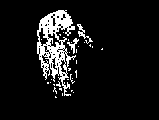
#> input picture MP2/palm.bmp, 159 x 120 px, found by its file name
$ python homework2.py
#> lines starting #> are read from the running program, lines starting #| are printed output that depends on the picture; after the words box and inside, x2 and y2 are one past the last pixel; in counts of white or black regions, pixels touching at a corner belong together
import numpy as np
import matplotlib.pyplot as plt

image = plt.imread('./MP2/palm.bmp', format='bmp').copy()
#> image is the input picture: shape (120, 159, 4); mean R, G, B, A 21.8, 21.8, 21.8, 255
image_map = np.zeros((image.shape[0], image.shape[1]), dtype=int)
for i in range(0, image.shape[0]):
  for j in range(0, image.shape[1]):
    if image[i,j][0] > 0:
      image_map[i,j] = 0
    else:
      image_map[i,j] = 1
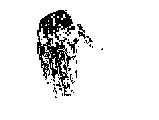
#> image_map: shape (120, 159) int64; values 0 (black) and 1 (white), 91.5% white; 32 black regions (29 under 20 px), largest, box (x1, y1, x2, y2) and area: (37, 10, 76, 96) 1378, (77, 24, 93, 44) 79, (67, 38, 79, 54) 61

# im_bin_ = np.ones((image.shape[0], image.shape[1]), dtype=int)
# kernal = np.ones((3,3), dtype=int)

### Dialation
def dilate(im, kernel_size):
    im_bin = np.copy(im)
    kernel_half = kernel_size // 2
    for i in range(kernel_half, im.shape[0] - kernel_half):
        for j in range(kernel_half, im.shape[1] - kernel_half):
            if np.any(im[i - kernel_half:i + kernel_half + 1, j - kernel_half:j + kernel_half + 1] == 0):
                im_bin[i, j] = 0
            else:
                im_bin[i, j] = 1
    return im_bin

### Erosion
def erode(im, kernel_size):
    im_bin = np.copy(im)
    kernel_half = kernel_size // 2
    for i in range(kernel_half, im.shape[0] - kernel_half):
        for j in range(kernel_half, im.shape[1] - kernel_half):
            if np.any(im[i - kernel_half:i + kernel_half + 1, j - kernel_half:j + kernel_half + 1] == 1):
                im_bin[i, j] = 1
            else:
                im_bin[i, j] = 0
    return im_bin


### Closing
def close(im, kernal_size):
  im_bin = dilate(im, kernal_size)
  im_bin = erode(im_bin, kernal_size)
  return im_bin

def open(im, kernal_size):
  im_bin = erode(im, kernal_size)
  im_bin = dilate(im_bin, kernal_size)
  return im_bin

def boundary(im):
  im_bin = np.copy(im)
  for i in range(1, im.shape[0]-1):
    for j in range(1, im.shape[1]-1):
      if im[i,j] == 0 and np.any(im[i-1:i+2, j-1:j+2] == 1):
        im_bin[i,j] = 0
      else:
        im_bin[i,j] = 1
  return im_bin

######SETUP FOR PALM IMAGE######
im_bin = dilate(dilate(dilate(dilate(image_map, 5), 3),3),3)
#> after the loop in dilate, `for i in range(kernel_half, im.shape[0] - kernel_half):`: im_bin: shape (120, 159) int64; values 0 (black) and 1 (white), 81.3% white; 2 black regions, box (x1, y1, x2, y2) and area: (35, 8, 95, 100) 3534, (99, 46, 105, 52) 35
#> call 2 of dilate, with kernel_size = 3
#> after the loop in dilate (call 2), `for i in range(kernel_half, im.shape[0] - kernel_half):`:
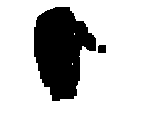
#> im_bin: shape (120, 159) int64; values 0 (black) and 1 (white), 79.2% white; 2 black regions, box (x1, y1, x2, y2) and area: (34, 7, 96, 101) 3913, (98, 45, 106, 53) 63
#> call 3 of dilate, with kernel_size = 3
#> after the loop in dilate (call 3), `for i in range(kernel_half, im.shape[0] - kernel_half):`:
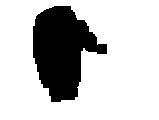
#> im_bin: shape (120, 159) int64; values 0 (black) and 1 (white), 77.2% white; 1 black region, box (x1, y1, x2, y2) and area: (33, 6, 107, 102) 4345
#> call 4 of dilate, with kernel_size = 3
#> after the loop in dilate (call 4), `for i in range(kernel_half, im.shape[0] - kernel_half):`:
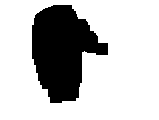
#> im_bin: shape (120, 159) int64; values 0 (black) and 1 (white), 75.4% white; 1 black region, box (x1, y1, x2, y2) and area: (32, 5, 108, 103) 4703
im_bin = close(image_map, 3)
#> after the loop in dilate (call 5), `for i in range(kernel_half, im.shape[0] - kernel_half):`:
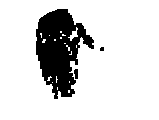
#> im_bin: shape (120, 159) int64; values 0 (black) and 1 (white), 84.3% white; 3 black regions (1 under 20 px), largest, box (x1, y1, x2, y2) and area: (36, 9, 94, 99) 2951, (74, 69, 78, 79) 34
#> after the loop in erode, `for i in range(kernel_half, im.shape[0] - kernel_half):`:
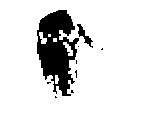
#> im_bin: shape (120, 159) int64; values 0 (black) and 1 (white), 88% white; 9 black regions (7 under 20 px), largest, box (x1, y1, x2, y2) and area: (37, 10, 79, 96) 2130, (77, 24, 93, 48) 122
im_bin = dilate(dilate(image_map, 5), 5)
im_bin = open(im_bin, 3)
#> after the loop in erode (call 2), `for i in range(kernel_half, im.shape[0] - kernel_half):`: im_bin: shape (120, 159) int64; values 0 (black) and 1 (white), 79.1% white; 1 black region, box (x1, y1, x2, y2) and area: (34, 7, 106, 101) 3993
im_bou = boundary(im_bin)
#> after the loop in boundary, `for i in range(1, im.shape[0]-1):`:
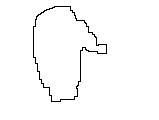
#> im_bin: shape (120, 159) int64; values 0 (black) and 1 (white), 98.2% white; black in thin lines or dots, all inside (x1, y1, x2, y2) = (33, 6, 107, 102)

# [12 lines of commented-out code are left out]
fig, axes = plt.subplots(1, 3, figsize=(10, 5))

axes[0].imshow(im_bou, cmap='binary')
axes[0].set_title('Boundary Image')
axes[0].axis('off')

axes[1].imshow(im_bin, cmap='binary')
axes[1].set_title('Processed Image')
axes[1].axis('off')
# Plot the original image on the second subplot
axes[2].imshow(image_map, cmap='binary')
axes[2].set_title('Original Image')
axes[2].axis('off')

# Adjust layout to prevent overlapping
plt.tight_layout()

# Show the plot
plt.show()
